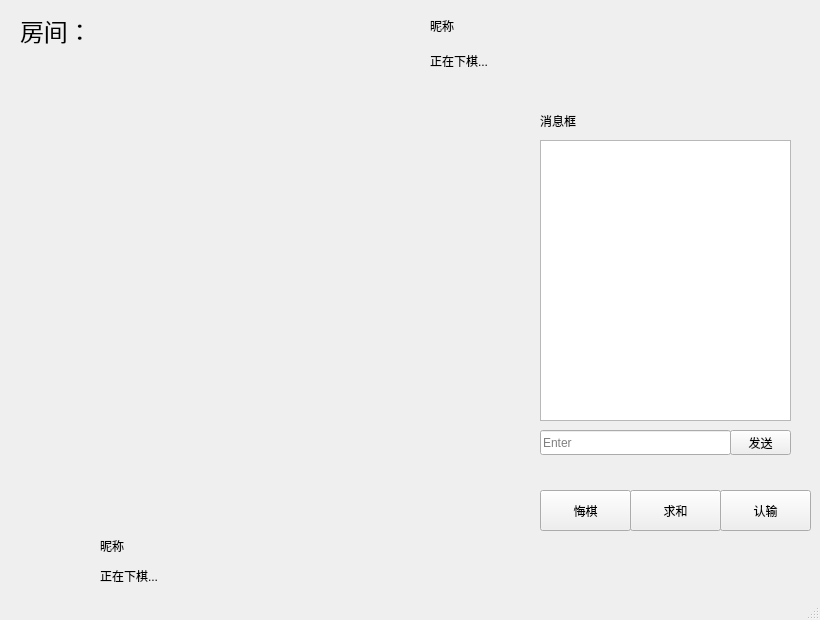
<?xml version="1.0" encoding="UTF-8"?>
<ui version="4.0">
 <class>GameInterface</class>
 <widget class="QMainWindow" name="GameInterface">
  <property name="geometry">
   <rect>
    <x>0</x>
    <y>0</y>
    <width>820</width>
    <height>620</height>
   </rect>
  </property>
  <property name="minimumSize">
   <size>
    <width>820</width>
    <height>620</height>
   </size>
  </property>
  <property name="maximumSize">
   <size>
    <width>820</width>
    <height>620</height>
   </size>
  </property>
  <property name="windowTitle">
   <string>MainWindow</string>
  </property>
  <widget class="QWidget" name="centralwidget">
   <widget class="QPushButton" name="pushButton_back">
    <property name="geometry">
     <rect>
      <x>540</x>
      <y>490</y>
      <width>91</width>
      <height>41</height>
     </rect>
    </property>
    <property name="text">
     <string>悔棋</string>
    </property>
   </widget>
   <widget class="QPushButton" name="pushButton_draw">
    <property name="geometry">
     <rect>
      <x>630</x>
      <y>490</y>
      <width>91</width>
      <height>41</height>
     </rect>
    </property>
    <property name="text">
     <string>求和</string>
    </property>
   </widget>
   <widget class="QPushButton" name="pushButton_surrend">
    <property name="geometry">
     <rect>
      <x>720</x>
      <y>490</y>
      <width>91</width>
      <height>41</height>
     </rect>
    </property>
    <property name="text">
     <string>认输</string>
    </property>
   </widget>
   <widget class="QLabel" name="image_player">
    <property name="geometry">
     <rect>
      <x>30</x>
      <y>540</y>
      <width>51</width>
      <height>51</height>
     </rect>
    </property>
    <property name="text">
     <string/>
    </property>
    <property name="pixmap">
     <pixmap resource="image.qrc">:/image/icons8-man-with-mustache-light-skin-tone-48.png</pixmap>
    </property>
   </widget>
   <widget class="QLabel" name="image_competitor">
    <property name="geometry">
     <rect>
      <x>540</x>
      <y>20</y>
      <width>51</width>
      <height>51</height>
     </rect>
    </property>
    <property name="text">
     <string/>
    </property>
    <property name="pixmap">
     <pixmap resource="image.qrc">:/image/icons8-old-man-40.png</pixmap>
    </property>
   </widget>
   <widget class="QLabel" name="nickname_player">
    <property name="geometry">
     <rect>
      <x>100</x>
      <y>530</y>
      <width>111</width>
      <height>31</height>
     </rect>
    </property>
    <property name="text">
     <string>昵称</string>
    </property>
   </widget>
   <widget class="QLabel" name="nickname_competitor">
    <property name="geometry">
     <rect>
      <x>430</x>
      <y>10</y>
      <width>111</width>
      <height>31</height>
     </rect>
    </property>
    <property name="text">
     <string>昵称</string>
    </property>
   </widget>
   <widget class="QLabel" name="msg_player">
    <property name="geometry">
     <rect>
      <x>100</x>
      <y>560</y>
      <width>191</width>
      <height>31</height>
     </rect>
    </property>
    <property name="text">
     <string>正在下棋...</string>
    </property>
   </widget>
   <widget class="QLabel" name="msg_competitor">
    <property name="geometry">
     <rect>
      <x>430</x>
      <y>50</y>
      <width>111</width>
      <height>21</height>
     </rect>
    </property>
    <property name="text">
     <string>正在下棋...</string>
    </property>
   </widget>
   <widget class="QListWidget" name="msg_list">
    <property name="geometry">
     <rect>
      <x>540</x>
      <y>140</y>
      <width>251</width>
      <height>281</height>
     </rect>
    </property>
    <property name="font">
     <font>
      <pointsize>6</pointsize>
     </font>
    </property>
   </widget>
   <widget class="QLineEdit" name="lineEdit">
    <property name="geometry">
     <rect>
      <x>540</x>
      <y>430</y>
      <width>191</width>
      <height>25</height>
     </rect>
    </property>
    <property name="placeholderText">
     <string>Enter</string>
    </property>
   </widget>
   <widget class="QPushButton" name="pushButton">
    <property name="geometry">
     <rect>
      <x>730</x>
      <y>430</y>
      <width>61</width>
      <height>25</height>
     </rect>
    </property>
    <property name="text">
     <string>发送</string>
    </property>
   </widget>
   <widget class="QLabel" name="label">
    <property name="geometry">
     <rect>
      <x>540</x>
      <y>100</y>
      <width>101</width>
      <height>41</height>
     </rect>
    </property>
    <property name="text">
     <string>消息框</string>
    </property>
   </widget>
   <widget class="QLabel" name="label_2">
    <property name="geometry">
     <rect>
      <x>20</x>
      <y>10</y>
      <width>191</width>
      <height>41</height>
     </rect>
    </property>
    <property name="font">
     <font>
      <pointsize>18</pointsize>
     </font>
    </property>
    <property name="text">
     <string>房间：</string>
    </property>
   </widget>
  </widget>
  <widget class="QMenuBar" name="menubar">
   <property name="geometry">
    <rect>
     <x>0</x>
     <y>0</y>
     <width>820</width>
     <height>23</height>
    </rect>
   </property>
  </widget>
  <widget class="QStatusBar" name="statusbar"/>
 </widget>
 <resources>
  <include location="image.qrc"/>
 </resources>
 <connections/>
</ui>
